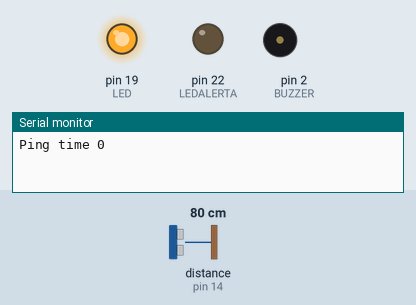
This sketch was run on a simulated Arduino Mega 2560, built with avr-gcc and run on an emulated ATmega2560. Shown: output pins drawn as LEDs (lit = HIGH), buzzer (waves = sounding, pin HIGH), the last lines printed to the serial monitor. Wiring (inferred from the names in the program): ultrasonic range finder: trigger pin 13; echo pin 14. The test bench sets the inputs (shaded band); at power-on: distance to the obstacle (sensor on pin 14) 80 cm. The echo pulse lasts 58.3 µs per cm; pins used as bus, display or sensor lines are not drawn.

Above: at 0.25 s.
At 2.1 s:
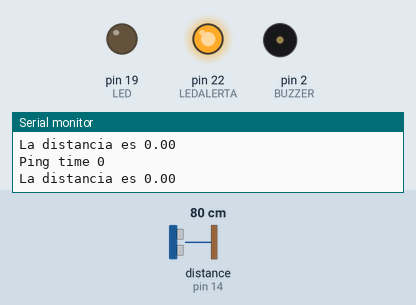
At 39.32 s:
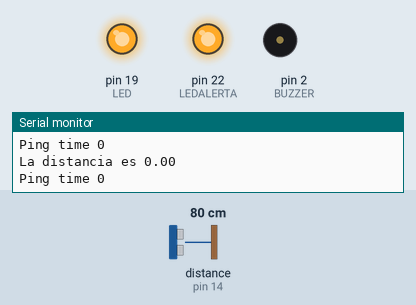
Timing chart, 0 to 40.0 s (numbered marks = the images above):
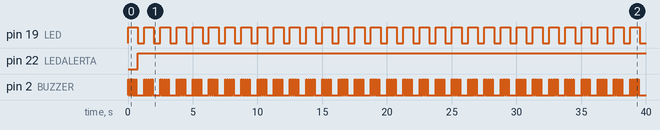

The sketch:

18_ultraSonicoBuzzer.ino
```cpp
#define TRG 13
#define ECO 14

#define LED 19
#define LEDALERTA 22

#define BUZZER 2

#define MAX_DIST 700

int valorLedAlerta = 0;
float distancia = 0.0;
float timeOut = MAX_DIST * 60;
int velSonido = 340;

int intervalos[] = {10, 20, 30, 40, 50, 60, 70, 80, 90, 100};


void setup() {

  Serial.begin(115200);
  pinMode(LED, OUTPUT);
  pinMode(LEDALERTA, OUTPUT);
  pinMode(BUZZER, OUTPUT);
  pinMode(TRG, OUTPUT);
  pinMode(ECO, INPUT);

}

void loop() {

  digitalWrite(LED, 1);

  int umbral;
  distancia = getSonar();
  umbral = getIntervalo(distancia);
  if(umbral <= 100 ){
    pitar(umbral);
  }
  valorLedAlerta = map(distancia, 0, 300, 0, 255);
  analogWrite(LEDALERTA, 255 - valorLedAlerta);
  Serial.println("La distancia es " + String(distancia));
  digitalWrite(LED, 0);
  delay(500);
}


float getSonar(){

  unsigned long int pingTime = 0;
  float dist = 0.0;

  digitalWrite(TRG, 1);
  delayMicroseconds(10);
  digitalWrite(TRG, 0);

  pingTime = pulseIn(ECO, 1, timeOut);
  Serial.println("Ping time " + String(pingTime));
  dist = (float) pingTime * velSonido / 2 / 10000;
  return dist; // en centimitros.

}

int getIntervalo(float lejos){

  int salida = 1000;
  for(int i = 0; i < 10; i++){

    if(lejos < intervalos[i]){
      salida = intervalos[i];
      break;
    }

  }
return salida;

}

void pitar(int umbral){

  for(int i = 0; i < 5 ; i++){

    digitalWrite(BUZZER, 1);
    delay(50);
    digitalWrite(BUZZER, 0);
    delay(10* umbral);

  }

}
```

Measured:
- by itself, pin 19 (LED): alternates HIGH for 0.75 s and LOW for 0.50 s
- by itself, pin 22 (LEDALERTA): LOW → HIGH at 0.75 s
- by itself, pin 2 (BUZZER): repeats every 1.3 s: 4 × (LOW 0.10 s, HIGH 0.05 s), LOW 0.60 s, HIGH 0.05 s
